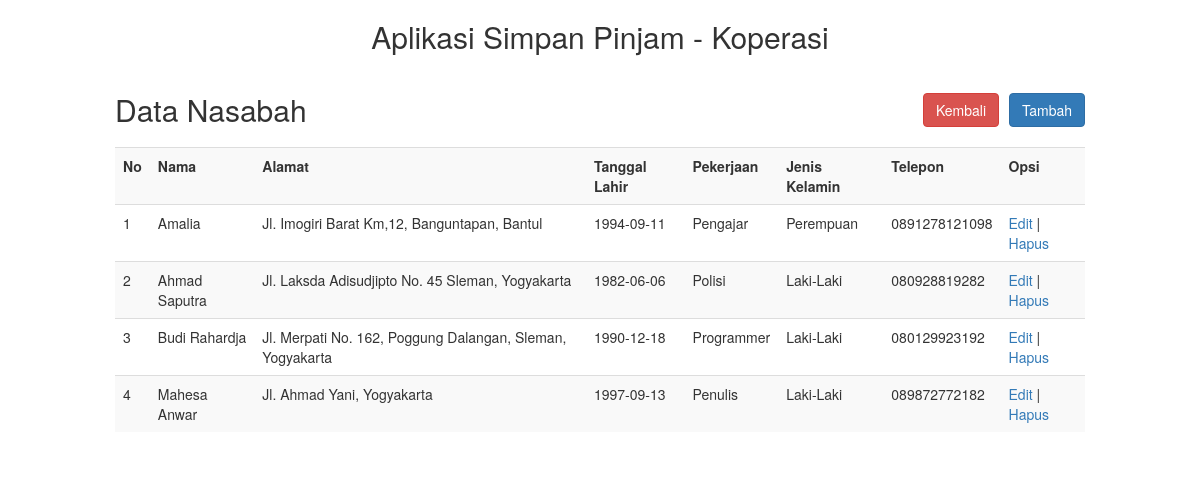
Screenshot of /nasabah/index.php with the database file from the repository.
### tables this page shows
CREATE TABLE `users` (
  `id_user` int(11) NOT NULL,
  `nama` varchar(50) NOT NULL,
  `alamat` varchar(100) NOT NULL,
  `tgl_lahir` date NOT NULL,
  `pekerjaan` varchar(50) NOT NULL,
  `jenis_kelamin` varchar(15) DEFAULT NULL,
  `no_telp` varchar(15) NOT NULL
);

### nasabah/index.php (the view, shortened to what this page needs)
<!DOCTYPE html>
<html lang="en">
<head>
    <link rel="stylesheet" href="../style/bootstrap.css" />
    <link rel="stylesheet" href="../style/dataTables.bootstrap4.min.css" />
</head>
<body>
    <div class="container-fluid">
        <div class="row">
            <div class="col-md-10 col-md-offset-1">
                <h2 class="text-center" style="margin-bottom:40px;">Aplikasi Simpan Pinjam - Koperasi</h2>
                <a class="btn btn-primary pull-right" style="margin-bottom:20px;" href="tambah.php">Tambah</a>
                <a class="btn btn-danger pull-right" style="margin-bottom:20px; margin-right:10px;" href="../index.php">Kembali</a>
                <h2>Data Nasabah</h2>
                <table class="table table-striped">
                    <tr>
                        <th>No</th>
                        <th>Nama</th>
                        <th>Alamat</th>
                        <th>Tanggal Lahir</th>
                        <th>Pekerjaan</th>
                        <th>Jenis Kelamin</th>
                        <th>Telepon</th>
                        <th>Opsi</th>
                    </tr>
                    <?php
                    include('../koneksi.php');
                    $no = 1;
                    $query = "SELECT * FROM users";
                    $data = mysqli_query($koneksi, $query);
                    while ($row = mysqli_fetch_array($data)) {
                        ?>
                        <tr>
                            <td><?php echo $no++; ?></td>
                            <td><?php echo $row['nama']; ?></td>
                            <td><?php echo $row['alamat']; ?></td>
                            <td><?php echo $row['tgl_lahir']; ?></td>
                            <td><?php echo $row['pekerjaan']; ?></td>
                            <td><?php echo $row['jenis_kelamin']; ?></td>
                            <td><?php echo $row['no_telp']; ?></td>
                            <td>
                                <a href="edit.php?id_user=<?php echo $row['id_user']; ?>">Edit</a> |
                                <a href="hapus.php?id_user=<?php echo $row['id_user']; ?>">Hapus</a>
                            </td>
                        </tr>
                    <?php
                    }
                    ?>
                </table>
            </div>
        </div>
</body>
</html>

### rows the page displays
users: nama "Amalia", alamat "Jl. Imogiri Barat Km,12, Banguntapan, Bantul", tgl_lahir "1994-09-11", pekerjaan "Pengajar", jenis_kelamin "Perempuan", no_telp "0891278121098"
users: nama "Ahmad Saputra", alamat "Jl. Laksda Adisudjipto No. 45 Sleman, Yogyakarta", tgl_lahir "1982-06-06", pekerjaan "Polisi", jenis_kelamin "Laki-Laki", no_telp "080928819282"
users: nama "Budi Rahardja", alamat "Jl. Merpati No. 162, Poggung Dalangan, Sleman, Yogyakarta", tgl_lahir "1990-12-18", pekerjaan "Programmer", jenis_kelamin "Laki-Laki", no_telp "080129923192"
users: nama "Mahesa Anwar", alamat "Jl. Ahmad Yani, Yogyakarta", tgl_lahir "1997-09-13", pekerjaan "Penulis", jenis_kelamin "Laki-Laki", no_telp "089872772182"
